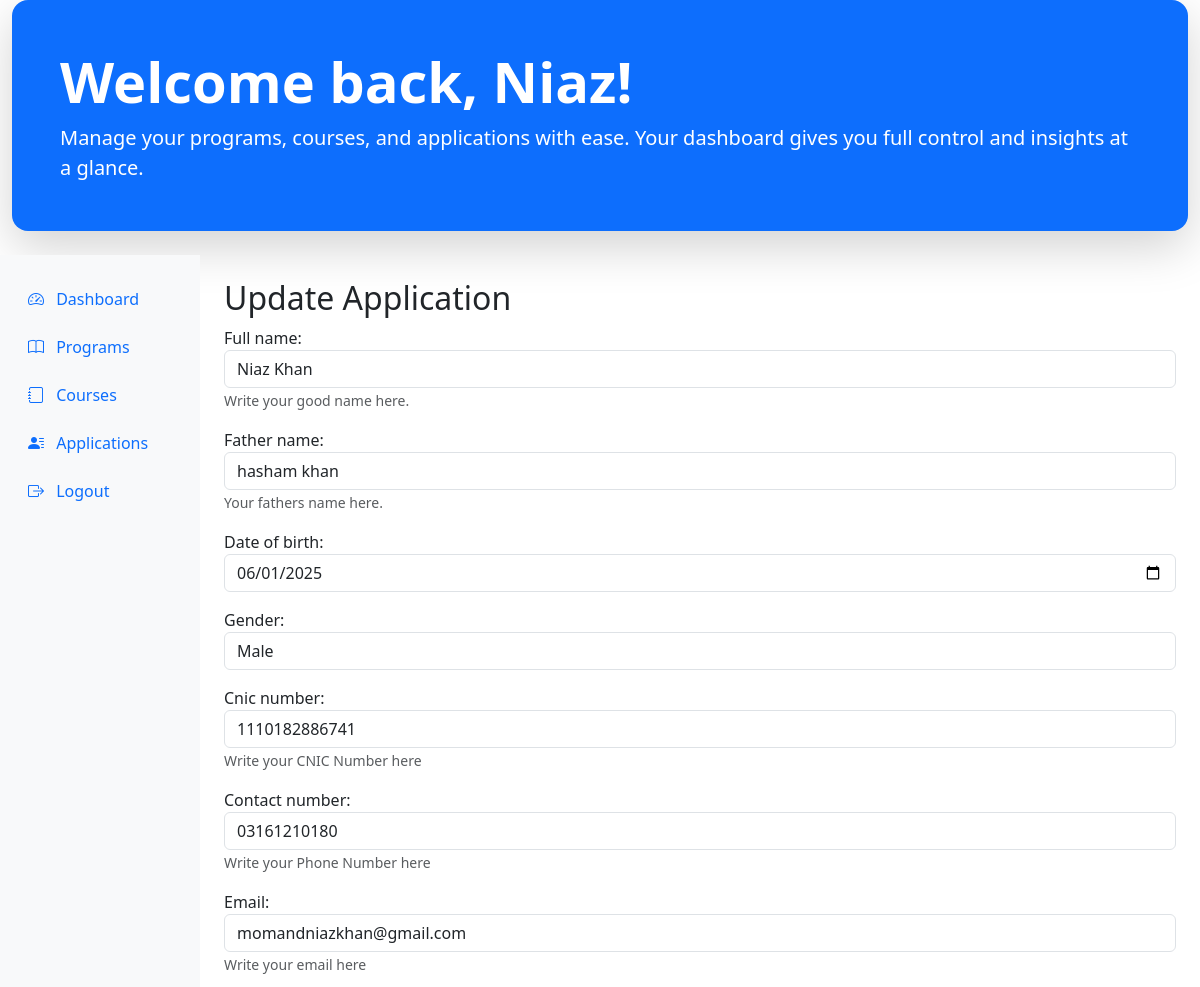
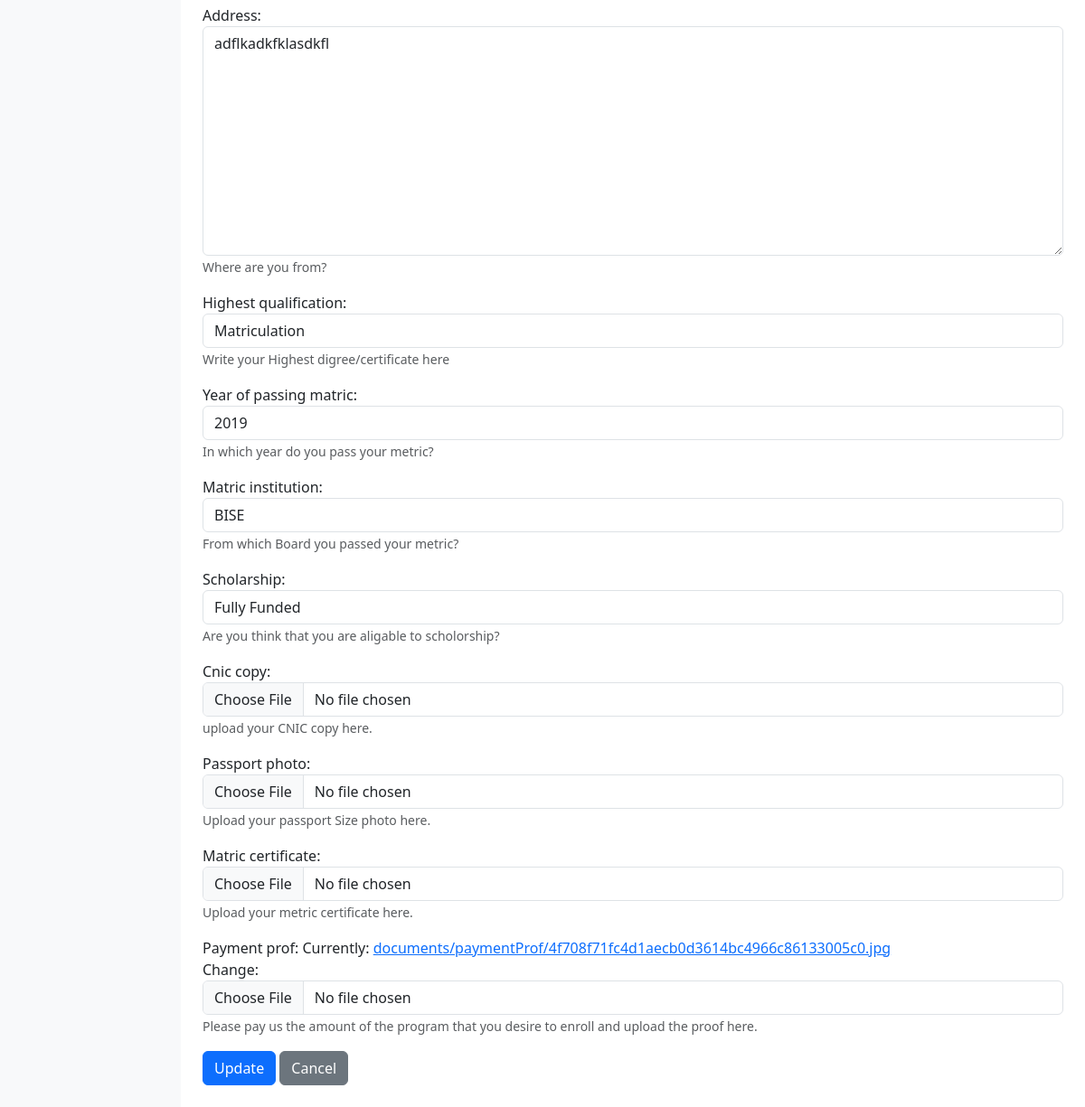
The page /admin_work/admin_applications/6/update/ (signed in) on the database its author committed (2 pictures, top to bottom).
### accounts/models.py (models this page shows)
class CustomUser(AbstractUser):
    ROLE_CHOICES = (
        ('admin', 'Admin'),
        ('enroller', 'Enroller'),
        ('student', 'Student'),
        ('guest','Guest'),
    )
    role = models.CharField(max_length=20, choices=ROLE_CHOICES, default='guest')

### website/models.py (models this page shows, shortened)
class Admission(models.Model):
    GENDER_CHOICES = [
    ('Male', 'Male'),
    ('Female', 'Female'),
    ]
    full_name = models.CharField(max_length=255)
    father_name = models.CharField(max_length=255)
    date_of_birth = models.DateField()
    gender = models.CharField(max_length=10, choices=GENDER_CHOICES)
    cnic_number = models.CharField(max_length=15, unique=True)
    contact_number = models.CharField(max_length=15)
    email = models.EmailField(blank=True, null=True)
    address = models.TextField()
    QUALIFICATION_CHOICES = [
    ('Matriculation', 'Matriculation'),
    ('Intermediate', 'Intermediate'),
    ('Graduation', 'Graduation'),
    ('Other', 'Other'),
    ]
    highest_qualification = models.CharField(max_length=20, choices=QUALIFICATION_CHOICES)
    year_of_passing_matric = models.PositiveIntegerField()
    matric_institution = models.CharField(max_length=255)
    selected_program = models.CharField(max_length=50)
    SCHOLARSHIP_CHOICES = [
    ('None', 'No'),
    ('Fully Funded', 'Fully Funded'),
    ('Partial', 'Partial (50%-70%)'),
    ]
    scholarship = models.CharField(max_length=20, choices=SCHOLARSHIP_CHOICES, default='None')
    cnic_copy = models.FileField(upload_to='documents/cnic/', blank=True, null=True)
    passport_photo = models.FileField(upload_to='documents/photos/', blank=True, null=True)
    matric_certificate = models.FileField(upload_to='documents/matric/', blank=True, null=True)
    payment_prof = models.ImageField(upload_to="documents/paymentProf/", blank=False, null=False)
    submitted_at = models.DateTimeField(auto_now_add=True)
    enrolled_by = models.ForeignKey(CustomUser, on_delete=models.SET_NULL, null=True, blank=True, related_name='enrolled_applications')

### admin_work/views.py (the view)
# urls.py: path('admin_applications/<int:pk>/update/', views.application_update, name='application_update'),
@user_passes_test(is_admin)
def application_update(request, pk):
    application = get_object_or_404(models.Admission, pk=pk)
    if request.method == 'POST':
        form = forms.AdmissionForm(request.POST, request.FILES, instance=application)
        if form.is_valid():
            form.save()
            messages.success(request, 'Application updated successfully.')
            return redirect('admin_applications')
        else:
            messages.error(request, 'Please correct the errors below.')
            return render(request, 'application_update.html', {'form': form, 'application': application})
    else:
        form = forms.AdmissionForm(instance=application)
    return render(request, 'application_update.html', {'form': form, 'application': application})

### admin_work/views.py (called while the page is built)
def is_admin(user):
    return user.is_authenticated and user.role == 'admin'

### admin_work/templates/application_update.html (shortened to what this page needs)
{% extends "admin_base.html" %}
{% block content %}
<h2>Update Application</h2>
<form method="post">
    {{ form.as_p }}
    <button type="submit" class="btn btn-primary">Update</button>
    <a href="{% url 'admin_applications' %}" class="btn btn-secondary">Cancel</a>
</form>
{% endblock %}

### admin_work/templates/admin_base.html (shortened to what this page needs)
<!DOCTYPE html>
<html lang="en">
<head>
    <link href="https://cdn.jsdelivr.net/npm/bootstrap@5.3.0/dist/css/bootstrap.min.css" rel="stylesheet">
    <link href="https://cdn.jsdelivr.net/npm/bootstrap-icons@1.10.5/font/bootstrap-icons.css" rel="stylesheet">
</head>
<body>
    <div class="container-fluid">
    <div class="hero-section bg-primary text-white rounded-4 shadow-lg p-5 mb-4 d-flex align-items-center justify-content-between flex-wrap">
        <div>
            <h1 class="display-4 fw-bold mb-2">
                Welcome back, {{ user.first_name|default:user.username }}!
            </h1>
            <p class="lead mb-0">Manage your programs, courses, and applications with ease. Your dashboard gives you full control and insights at a glance.</p>
        </div>
    </div>
    <div class="row">
        <nav id="adminSidebar" class="col-12 col-md-2 bg-light sidebar py-4 collapse d-md-block mb-3 mb-md-0">
            <div class="position-sticky">
                <ul class="nav flex-column">
                    <li class="nav-item mb-2">
                        <a class="nav-link active" aria-current="page" href="{% url 'admin_view'%}">
                            <i class="bi bi-speedometer2"></i>
                            <span class="ms-2">Dashboard</span>
                        </a>
                    </li>
                    <li class="nav-item mb-2">
                        <a class="nav-link" href="{% url 'admin_programs' %}">
                            <i class="bi bi-book"></i>
                            <span class="ms-2">Programs</span>
                        </a>
                    </li>
                    <li class="nav-item mb-2">
                        <a class="nav-link" href="{% url 'admin_courses' %}">
                            <i class="bi bi-journal"></i>
                            <span class="ms-2">Courses</span>
                        </a>
                    </li>
                    <li class="nav-item mb-2">
                        <a class="nav-link" href="{% url 'admin_applications' %}">
                            <i class="bi bi-person-lines-fill"></i>
                            <span class="ms-2">Applications</span>
                        </a>
                    </li>
                    <li class="nav-item mb-2">
                        <a class="nav-link" href="{% url 'logout' %}">
                            <i class="bi bi-box-arrow-right"></i>
                            <span class="ms-2">Logout</span>
                        </a>
                    </li>
                </ul>
            </div>
        </nav>
        <main class="col-12 col-md-10 ms-sm-auto px-md-4 py-4">
            {% block content %}
            {% endblock content %}
        </main>
    </div>
</div>
</body>
<html>

### rows shown on the page
CustomUser: first_name "Niaz"
Admission: full_name "Niaz Khan", father_name "hasham khan", date_of_birth "06/01/2025", gender "Male", cnic_number "1110182886741", contact_number "03161210180", email "momandniazkhan@gmail.com", address "adflkadkfklasdkfl", highest_qualification "Matriculation", year_of_passing_matric "2019", matric_institution "BISE", scholarship "Fully Funded"
